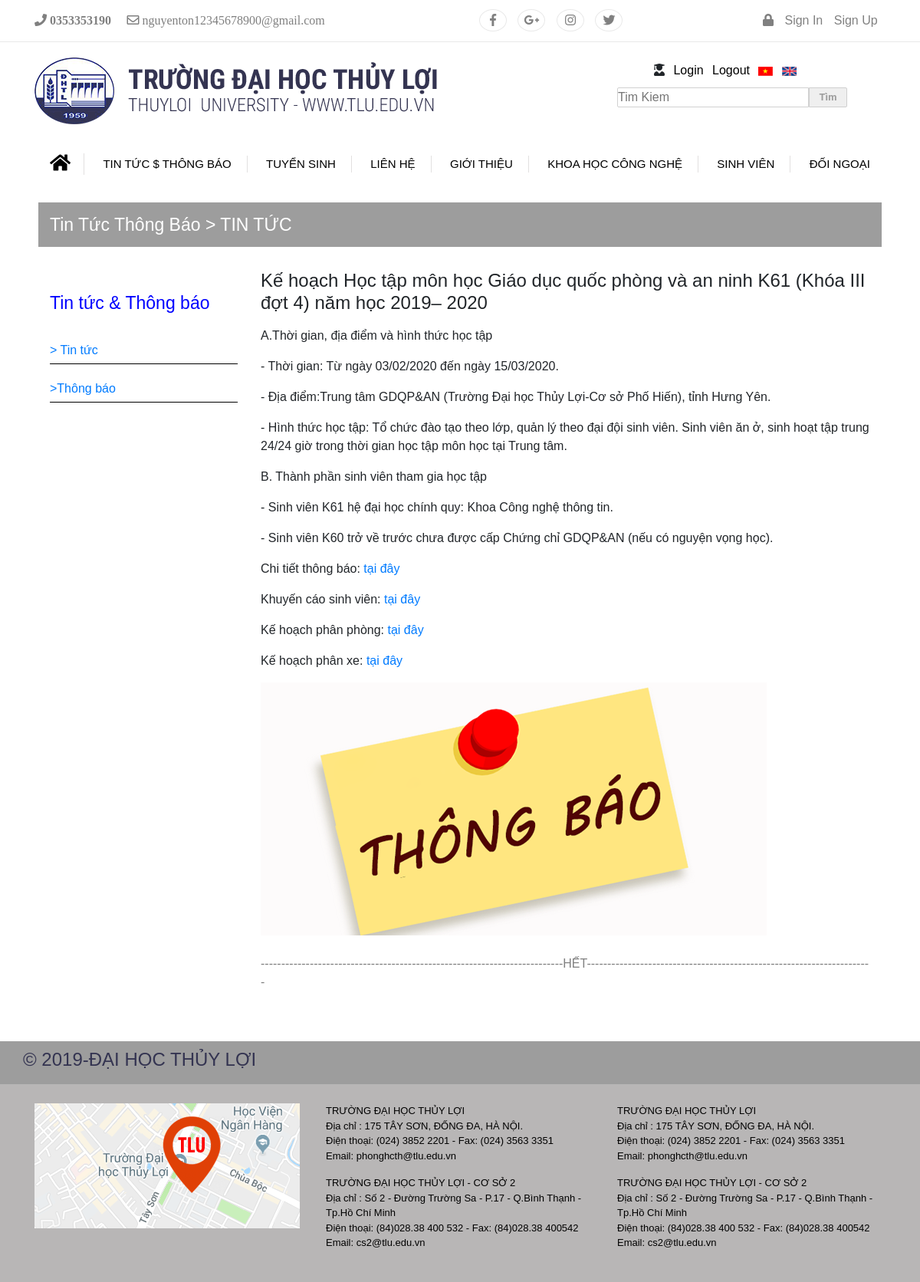
The app's page /index.php?page_layout=detail&id_baiviet=13 with its own data.
### tables this page shows
CREATE TABLE `tin_tuc` (
  `id` int(11) UNSIGNED NOT NULL,
  `tieu_de` varchar(255) DEFAULT NULL,
  `noi_dung` text DEFAULT NULL,
  `noi_bat` int(5) DEFAULT NULL,
  `danh_muc` int(5) NOT NULL,
  `ten_anh` varchar(225) DEFAULT NULL
);

### modules/detail/detail.php (the view)
<?php
$id_baiviet = $_GET['id_baiviet'];
$sql = "SELECT * FROM tin_tuc WHERE id = $id_baiviet";
$query = mysqli_query($conn,$sql);
$row = mysqli_fetch_assoc($query);
 ?>
        <div class="news-notification">
            <div class="location">
                <div class="container"><span>Tin Tức Thông Báo > <?php if($row['danh_muc']==0){echo 'TIN TỨC';} else{echo 'THÔNG BÁO';}?></span></div>
            </div>
            <div class="main-n-noti">
                <div class="container">
                    <div class="row">
                        <div class="col-lg-3">
                            <div class="news-menu">
                                <h3 class="left">Tin tức & Thông báo</h3>
                                <div class="menu">
                                    <ul>
                                        <li><a href="index.php?page_layout=news_notify">> Tin tức</a></li>
                                        <li><a href="index.php?page_layout=notify">>Thông báo</a></li>
                                    </ul>
                                </div>
                            </div>
                        </div>
                        <div class="col-lg-9">
                            <div class="title-detail">
                                <h4><?php echo $row['tieu_de']; ?></h4>
                            </div>
                            <div class="content-detail">
                                <p class="p-p1">
                                   <?php echo $row['noi_dung']; ?>
                                </p>
                                <img src="uploaded/<?php echo $row['ten_anh']; ?>" alt="" class="img-fluid">
                            </div>
                           <div style="padding:25px 0px; color:gray;">--------------------------------------------------------------------------HẾT----------------------------------------------------------------------</div>
                        </div>
                    </div>
                </div>
            </div>
        </div>

### css/newstyle.css (style rules this page uses)
* { margin: 0px; padding: 0px; }
ul li:before { content: ""; position: absolute; bottom: 0; right: 0; left: auto; height: 2px; background: #9D9D9D;; width: 0; transition: width 0.25s linear; }
main .news-notification { padding: 10px 5px; }
main .news-notification .location { padding: 12px 0px; background: #9D9D9D; font-size: 23px; color: white; margin-bottom: 20px; }
main .news-notification .main-n-noti { padding: 10px 0px; }
main .news-notification h3.left { color: blue; font-size: 23px; }
main .news-notification .menu ul li { list-style: none; border-bottom: 1px solid black; margin-top: 15px; padding: 5px 0px; }

### css/style.css (style rules this page uses)
* { margin: 0px; padding: 0px; }
body { font-family: Arial, Helvetica, sans-serif; }
ul li:before { content: ""; position: absolute; bottom: 0; right: 0; left: auto; height: 2px; background: #9D9D9D;; width: 0; transition: width 0.25s linear; }
.content-main h3 { margin: 30px 0px; color: rgb(73, 73, 112); }

### records on screen
tin_tuc: tieu_de "Kế hoạch Học tập môn học Giáo dục quốc phòng và an ninh K61 (Khóa III đợt 4) năm học 2019– 2020", noi_dung "A.Thời gian, địa điểm và hình thức học tập - Thời gian: Từ ngày 03/02/2020 đến ngày 15/03/2020. - Địa điểm:Trung tâm GDQP&AN (Trường Đại học Thủy Lợi-Cơ sở Phố Hiến), tỉnh Hưng Yên. - Hình thức học tập: Tổ chức đào tạo theo lớp, quản lý theo đại đội sinh viên. Sinh viên ăn ở, sinh hoạt tập trung 24/24 giờ trong thời gian học tập môn học tại Trung tâm. B. Thành phần sinh viên tham gia học tập - Sinh viên K61 hệ đại học chính quy: Khoa Công nghệ thông tin. - Sinh viên K60 trở về trước chưa được cấp Chứng chỉ GDQP&AN (nếu có nguyện vọng học). Chi tiết thông báo: tại đây Khuyến cáo sinh viên: tại đây Kế hoạch phân phòng: tại đây Kế hoạch phân xe: tại đây", ten_anh (picture)
